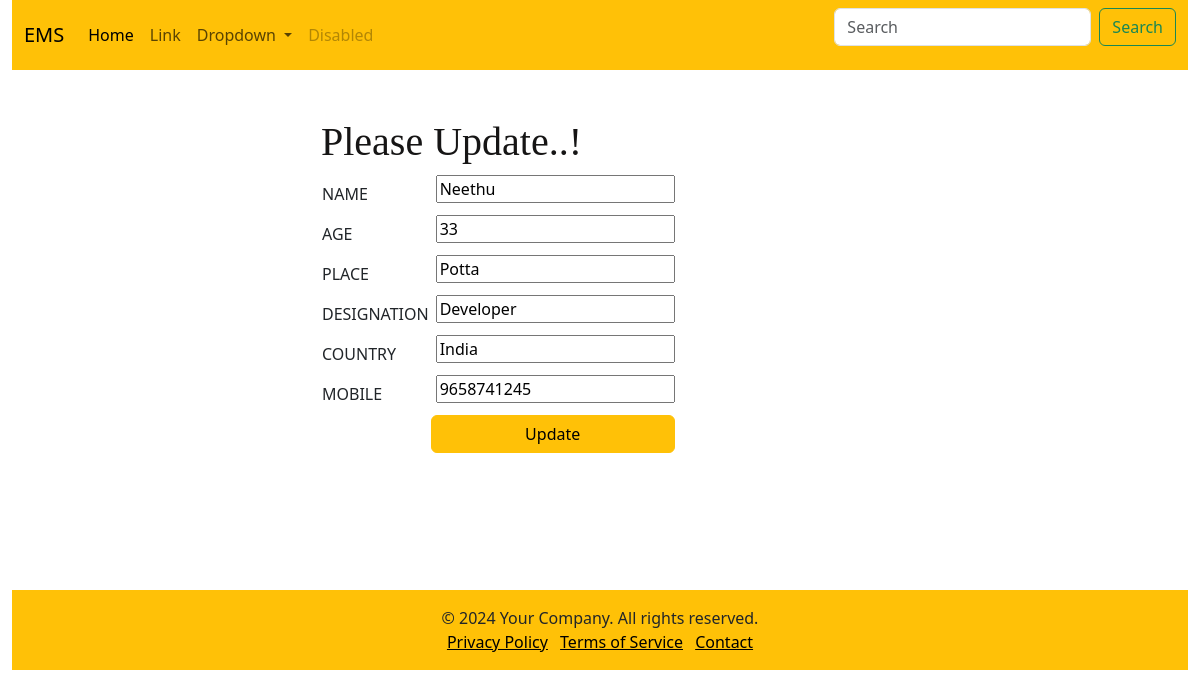
/edit/edit2/6/, run on the app's committed database.
### home/models.py (models this page shows)
class employee(models.Model):
    name=models.CharField(max_length=100)
    age=models.CharField(max_length=100)
    place=models.CharField(max_length=100)
    desig=models.CharField(max_length=100)
    country=models.CharField(max_length=100)
    mobile=models.CharField(max_length=100)

### home/views.py (the view)
# urls.py: path('edit/edit2/<int:id>/', views.edit2, name='edit2'),
def edit2(request,id):
    data ={
        'emp' :employee.objects.get(id=id)
    }
    return render(request,'updation.html',data)

### Templates/updation.html (shortened to what this page needs)
{%load static%}
<html lang="en">
<head>
    <link href="https://cdn.jsdelivr.net/npm/bootstrap@5.3.3/dist/css/bootstrap.min.css" rel="stylesheet"
>
</head>
<body>
        <div class="container-fluid">
            <nav class="navbar navbar-expand-lg bg-warning ">
                <div class="container-fluid">
                    <a class="navbar-brand" href="#">EMS</a>
                    <div class="collapse navbar-collapse" id="navbarSupportedContent">
                        <ul class="navbar-nav me-auto mb-2 mb-lg-0">
                            <li class="nav-item">
                                <a class="nav-link active" aria-current="page" href="#">Home</a>
                            </li>
                            <li class="nav-item">
                                <a class="nav-link" href="#">Link</a>
                            </li>
                            <li class="nav-item dropdown">
                                <a class="nav-link dropdown-toggle" href="#" role="button" data-bs-toggle="dropdown"
                                    aria-expanded="false">
                                    Dropdown
                                </a>
                            </li>
                            <li class="nav-item">
                                <a class="nav-link disabled" aria-disabled="true">Disabled</a>
                            </li>
                        </ul>
                        <form class="d-flex" role="search">
                            <input class="form-control me-2" type="search" placeholder="Search" aria-label="Search">
                            <button class="btn btn-outline-success" type="submit">Search</button>
                        </form>
                    </div>
                </div>
            </nav>
            <div class="container">
                <div class="w-50 mx-auto bg-white text-dark pt-5">
                    <form method="post" action="/update/{{emp.id}}">
                <div>
                    <h1 style="color: rgb(22, 21, 21);font-family: Cambria, Cochin, Georgia, Times, 'Times New Roman', serif;">Please Update..!</h1>
                <table>
                <tr><td>NAME</td><td><input type="text" name="name" value={{emp.name}} style="margin-left: 5px; margin-bottom: 10px;" ></td></tr>
                <tr><td>AGE</td><td> <input type="text" name="age" value={{emp.age}} style="margin-left: 5px;  margin-bottom: 10px;"></td></tr>
                <tr><td>PLACE</td><td><input type="text" name="place" value={{emp.place}} style="margin-left: 5px; margin-bottom: 10px;" ></td></tr>
                <tr><td>DESIGNATION </td><td> <input type="text" name="desig" value={{emp.desig}} style="margin-left: 5px;  margin-bottom: 10px;"></td></tr>
                <tr><td>COUNTRY</td><td><input type="text" name="country" value={{emp.country}} style="margin-left: 5px; margin-bottom: 10px;" ></td></tr>
                <tr><td>MOBILE </td><td><input type="text" name="mobile" value={{emp.mobile}} style="margin-left: 5px;  margin-bottom: 10px;"></td></tr>
                <tr><td></td>
                    <td><button type="submit" class="btn btn-warning" style="width: 100%;">Update</button></td>
                </tr> </table></div>
            </form>
</div>
</div>
<br>
<br><br><br><br>
            <footer class="bg-warning text-dark text-center py-3">
                <div class="container">
                    <p class="mb-0">© 2024 Your Company. All rights reserved.</p>
                    <ul class="list-inline mb-0">
                        <li class="list-inline-item">
                            <a href="#" class="text-black">Privacy Policy</a>
                        </li>
                        <li class="list-inline-item">
                            <a href="#" class="text-black">Terms of Service</a>
                        </li>
                        <li class="list-inline-item">
                            <a href="#" class="text-black">Contact</a>
                        </li>
                    </ul>
                </div>
            </footer>
            </div>
            </body>
            </html>

### data on the page
employee: name "Neethu", age "33", place "Potta", desig "Developer", country "India", mobile "9658741245"
